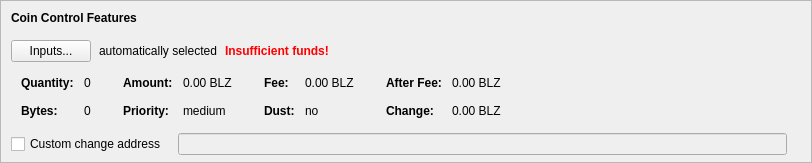
    <widget class="QFrame" name="frameCoinControl">
     <property name="sizePolicy">
      <sizepolicy hsizetype="Expanding" vsizetype="Expanding">
       <horstretch>0</horstretch>
       <verstretch>0</verstretch>
      </sizepolicy>
     </property>
     <property name="maximumSize">
      <size>
       <width>16777215</width>
       <height>16777215</height>
      </size>
     </property>
     <property name="frameShape">
      <enum>QFrame::StyledPanel</enum>
     </property>
     <property name="frameShadow">
      <enum>QFrame::Sunken</enum>
     </property>
     <layout class="QVBoxLayout" name="verticalLayoutCoinControl2">
      <property name="spacing">
       <number>0</number>
      </property>
      <property name="leftMargin">
       <number>0</number>
      </property>
      <property name="topMargin">
       <number>0</number>
      </property>
      <property name="rightMargin">
       <number>0</number>
      </property>
      <property name="bottomMargin">
       <number>6</number>
      </property>
      <item>
       <layout class="QVBoxLayout" name="verticalLayoutCoinControl" stretch="0,0,0,0,1">
        <property name="spacing">
         <number>0</number>
        </property>
        <property name="leftMargin">
         <number>10</number>
        </property>
        <property name="topMargin">
         <number>10</number>
        </property>
        <item>
         <layout class="QHBoxLayout" name="horizontalLayoutCoinControl1">
          <property name="bottomMargin">
           <number>15</number>
          </property>
          <item>
           <widget class="QLabel" name="labelCoinControlFeatures">
            <property name="sizePolicy">
             <sizepolicy hsizetype="Preferred" vsizetype="Maximum">
              <horstretch>0</horstretch>
              <verstretch>0</verstretch>
             </sizepolicy>
            </property>
            <property name="font">
             <font>
              <weight>75</weight>
              <bold>true</bold>
             </font>
            </property>
            <property name="styleSheet">
             <string notr="true">font-weight:bold;</string>
            </property>
            <property name="text">
             <string>Coin Control Features</string>
            </property>
           </widget>
          </item>
         </layout>
        </item>
        <item>
         <layout class="QHBoxLayout" name="horizontalLayoutCoinControl2" stretch="0,0,0,0">
          <property name="spacing">
           <number>8</number>
          </property>
          <property name="bottomMargin">
           <number>10</number>
          </property>
          <item>
           <widget class="QPushButton" name="pushButtonCoinControl">
            <property name="styleSheet">
             <string notr="true"/>
            </property>
            <property name="text">
             <string>Inputs...</string>
            </property>
            <property name="autoDefault">
             <bool>false</bool>
            </property>
           </widget>
          </item>
          <item>
           <widget class="QLabel" name="labelCoinControlAutomaticallySelected">
            <property name="text">
             <string>automatically selected</string>
            </property>
            <property name="margin">
             <number>5</number>
            </property>
           </widget>
          </item>
          <item>
           <widget class="QLabel" name="labelCoinControlInsuffFunds">
            <property name="font">
             <font>
              <weight>75</weight>
              <bold>true</bold>
             </font>
            </property>
            <property name="styleSheet">
             <string notr="true">color:red;font-weight:bold;</string>
            </property>
            <property name="text">
             <string>Insufficient funds!</string>
            </property>
            <property name="margin">
             <number>5</number>
            </property>
           </widget>
          </item>
          <item>
           <spacer name="horizontalSpacerCoinControl">
            <property name="orientation">
             <enum>Qt::Horizontal</enum>
            </property>
            <property name="sizeHint" stdset="0">
             <size>
              <width>40</width>
              <height>1</height>
             </size>
            </property>
           </spacer>
          </item>
         </layout>
        </item>
        <item>
         <widget class="QWidget" name="widgetCoinControl" native="true">
          <property name="sizePolicy">
           <sizepolicy hsizetype="Preferred" vsizetype="Preferred">
            <horstretch>0</horstretch>
            <verstretch>0</verstretch>
           </sizepolicy>
          </property>
          <property name="minimumSize">
           <size>
            <width>0</width>
            <height>0</height>
           </size>
          </property>
          <property name="styleSheet">
           <string notr="true"/>
          </property>
          <layout class="QHBoxLayout" name="horizontalLayoutCoinControl5">
           <property name="leftMargin">
            <number>0</number>
           </property>
           <property name="topMargin">
            <number>0</number>
           </property>
           <property name="rightMargin">
            <number>0</number>
           </property>
           <property name="bottomMargin">
            <number>0</number>
           </property>
           <item>
            <layout class="QHBoxLayout" name="horizontalLayoutCoinControl3" stretch="0,0,0,1">
             <property name="spacing">
              <number>20</number>
             </property>
             <property name="topMargin">
              <number>0</number>
             </property>
             <property name="bottomMargin">
              <number>10</number>
             </property>
             <item>
              <layout class="QFormLayout" name="formLayoutCoinControl1">
               <property name="horizontalSpacing">
                <number>10</number>
               </property>
               <property name="verticalSpacing">
                <number>14</number>
               </property>
               <property name="leftMargin">
                <number>10</number>
               </property>
               <property name="topMargin">
                <number>4</number>
               </property>
               <property name="rightMargin">
                <number>6</number>
               </property>
               <item row="0" column="0">
                <widget class="QLabel" name="labelCoinControlQuantityText">
                 <property name="font">
                  <font>
                   <weight>75</weight>
                   <bold>true</bold>
                  </font>
                 </property>
                 <property name="text">
                  <string>Quantity:</string>
                 </property>
                 <property name="margin">
                  <number>0</number>
                 </property>
                </widget>
               </item>
               <item row="0" column="1">
                <widget class="QLabel" name="labelCoinControlQuantity">
                 <property name="cursor">
                  <cursorShape>IBeamCursor</cursorShape>
                 </property>
                 <property name="contextMenuPolicy">
                  <enum>Qt::ActionsContextMenu</enum>
                 </property>
                 <property name="text">
                  <string notr="true">0</string>
                 </property>
                 <property name="margin">
                  <number>0</number>
                 </property>
                 <property name="textInteractionFlags">
                  <set>Qt::LinksAccessibleByMouse|Qt::TextSelectableByKeyboard|Qt::TextSelectableByMouse</set>
                 </property>
                </widget>
               </item>
               <item row="1" column="0">
                <widget class="QLabel" name="labelCoinControlBytesText">
                 <property name="font">
                  <font>
                   <weight>75</weight>
                   <bold>true</bold>
                  </font>
                 </property>
                 <property name="text">
                  <string>Bytes:</string>
                 </property>
                </widget>
               </item>
               <item row="1" column="1">
                <widget class="QLabel" name="labelCoinControlBytes">
                 <property name="cursor">
                  <cursorShape>IBeamCursor</cursorShape>
                 </property>
                 <property name="contextMenuPolicy">
                  <enum>Qt::ActionsContextMenu</enum>
                 </property>
                 <property name="text">
                  <string notr="true">0</string>
                 </property>
                 <property name="textInteractionFlags">
                  <set>Qt::LinksAccessibleByMouse|Qt::TextSelectableByKeyboard|Qt::TextSelectableByMouse</set>
                 </property>
                </widget>
               </item>
              </layout>
             </item>
             <item>
              <layout class="QFormLayout" name="formLayoutCoinControl2">
               <property name="horizontalSpacing">
                <number>10</number>
               </property>
               <property name="verticalSpacing">
                <number>14</number>
               </property>
               <property name="leftMargin">
                <number>6</number>
               </property>
               <property name="topMargin">
                <number>4</number>
               </property>
               <property name="rightMargin">
                <number>6</number>
               </property>
               <item row="0" column="0">
                <widget class="QLabel" name="labelCoinControlAmountText">
                 <property name="font">
                  <font>
                   <weight>75</weight>
                   <bold>true</bold>
                  </font>
                 </property>
                 <property name="text">
                  <string>Amount:</string>
                 </property>
                 <property name="margin">
                  <number>0</number>
                 </property>
                </widget>
               </item>
               <item row="0" column="1">
                <widget class="QLabel" name="labelCoinControlAmount">
                 <property name="cursor">
                  <cursorShape>IBeamCursor</cursorShape>
                 </property>
                 <property name="contextMenuPolicy">
                  <enum>Qt::ActionsContextMenu</enum>
                 </property>
                 <property name="text">
                  <string notr="true">0.00 BLZ</string>
                 </property>
                 <property name="textInteractionFlags">
                  <set>Qt::LinksAccessibleByMouse|Qt::TextSelectableByKeyboard|Qt::TextSelectableByMouse</set>
                 </property>
                </widget>
               </item>
               <item row="1" column="0">
                <widget class="QLabel" name="labelCoinControlPriorityText">
                 <property name="font">
                  <font>
                   <weight>75</weight>
                   <bold>true</bold>
                  </font>
                 </property>
                 <property name="text">
                  <string>Priority:</string>
                 </property>
                </widget>
               </item>
               <item row="1" column="1">
                <widget class="QLabel" name="labelCoinControlPriority">
                 <property name="cursor">
                  <cursorShape>IBeamCursor</cursorShape>
                 </property>
                 <property name="contextMenuPolicy">
                  <enum>Qt::ActionsContextMenu</enum>
                 </property>
                 <property name="text">
                  <string notr="true">medium</string>
                 </property>
                 <property name="textInteractionFlags">
                  <set>Qt::LinksAccessibleByMouse|Qt::TextSelectableByKeyboard|Qt::TextSelectableByMouse</set>
                 </property>
                </widget>
               </item>
              </layout>
             </item>
             <item>
              <layout class="QFormLayout" name="formLayoutCoinControl3">
               <property name="horizontalSpacing">
                <number>10</number>
               </property>
               <property name="verticalSpacing">
                <number>14</number>
               </property>
               <property name="leftMargin">
                <number>6</number>
               </property>
               <property name="topMargin">
                <number>4</number>
               </property>
               <property name="rightMargin">
                <number>6</number>
               </property>
               <item row="0" column="0">
                <widget class="QLabel" name="labelCoinControlFeeText">
                 <property name="font">
                  <font>
                   <weight>75</weight>
                   <bold>true</bold>
                  </font>
                 </property>
                 <property name="text">
                  <string>Fee:</string>
                 </property>
                 <property name="margin">
                  <number>0</number>
                 </property>
                </widget>
               </item>
               <item row="0" column="1">
                <widget class="QLabel" name="labelCoinControlFee">
                 <property name="cursor">
                  <cursorShape>IBeamCursor</cursorShape>
                 </property>
                 <property name="contextMenuPolicy">
                  <enum>Qt::ActionsContextMenu</enum>
                 </property>
                 <property name="text">
                  <string notr="true">0.00 BLZ</string>
                 </property>
                 <property name="textInteractionFlags">
                  <set>Qt::LinksAccessibleByMouse|Qt::TextSelectableByKeyboard|Qt::TextSelectableByMouse</set>
                 </property>
                </widget>
               </item>
               <item row="1" column="0">
                <widget class="QLabel" name="labelCoinControlLowOutputText">
                 <property name="font">
                  <font>
                   <weight>75</weight>
                   <bold>true</bold>
                  </font>
                 </property>
                 <property name="text">
                  <string>Dust:</string>
                 </property>
                </widget>
               </item>
               <item row="1" column="1">
                <widget class="QLabel" name="labelCoinControlLowOutput">
                 <property name="cursor">
                  <cursorShape>IBeamCursor</cursorShape>
                 </property>
                 <property name="contextMenuPolicy">
                  <enum>Qt::ActionsContextMenu</enum>
                 </property>
                 <property name="text">
                  <string notr="true">no</string>
                 </property>
                 <property name="textInteractionFlags">
                  <set>Qt::LinksAccessibleByMouse|Qt::TextSelectableByKeyboard|Qt::TextSelectableByMouse</set>
                 </property>
                </widget>
               </item>
              </layout>
             </item>
             <item>
              <layout class="QFormLayout" name="formLayoutCoinControl4">
               <property name="horizontalSpacing">
                <number>10</number>
               </property>
               <property name="verticalSpacing">
                <number>14</number>
               </property>
               <property name="leftMargin">
                <number>6</number>
               </property>
               <property name="topMargin">
                <number>4</number>
               </property>
               <property name="rightMargin">
                <number>6</number>
               </property>
               <item row="0" column="0">
                <widget class="QLabel" name="labelCoinControlAfterFeeText">
                 <property name="font">
                  <font>
                   <weight>75</weight>
                   <bold>true</bold>
                  </font>
                 </property>
                 <property name="text">
                  <string>After Fee:</string>
                 </property>
                 <property name="margin">
                  <number>0</number>
                 </property>
                </widget>
               </item>
               <item row="0" column="1">
                <widget class="QLabel" name="labelCoinControlAfterFee">
                 <property name="cursor">
                  <cursorShape>IBeamCursor</cursorShape>
                 </property>
                 <property name="contextMenuPolicy">
                  <enum>Qt::ActionsContextMenu</enum>
                 </property>
                 <property name="text">
                  <string notr="true">0.00 BLZ</string>
                 </property>
                 <property name="textInteractionFlags">
                  <set>Qt::LinksAccessibleByMouse|Qt::TextSelectableByKeyboard|Qt::TextSelectableByMouse</set>
                 </property>
                </widget>
               </item>
               <item row="1" column="0">
                <widget class="QLabel" name="labelCoinControlChangeText">
                 <property name="font">
                  <font>
                   <weight>75</weight>
                   <bold>true</bold>
                  </font>
                 </property>
                 <property name="text">
                  <string>Change:</string>
                 </property>
                </widget>
               </item>
               <item row="1" column="1">
                <widget class="QLabel" name="labelCoinControlChange">
                 <property name="cursor">
                  <cursorShape>IBeamCursor</cursorShape>
                 </property>
                 <property name="contextMenuPolicy">
                  <enum>Qt::ActionsContextMenu</enum>
                 </property>
                 <property name="text">
                  <string notr="true">0.00 BLZ</string>
                 </property>
                 <property name="textInteractionFlags">
                  <set>Qt::LinksAccessibleByMouse|Qt::TextSelectableByKeyboard|Qt::TextSelectableByMouse</set>
                 </property>
                </widget>
               </item>
              </layout>
             </item>
            </layout>
           </item>
          </layout>
         </widget>
        </item>
        <item>
         <layout class="QHBoxLayout" name="horizontalLayoutCoinControl4" stretch="0,0,0">
          <property name="spacing">
           <number>12</number>
          </property>
          <property name="sizeConstraint">
           <enum>QLayout::SetDefaultConstraint</enum>
          </property>
          <property name="topMargin">
           <number>5</number>
          </property>
          <property name="rightMargin">
           <number>5</number>
          </property>
          <item>
           <widget class="QCheckBox" name="checkBoxCoinControlChange">
            <property name="toolTip">
             <string>If this is activated, but the change address is empty or invalid, change will be sent to a newly generated address.</string>
            </property>
            <property name="text">
             <string>Custom change address</string>
            </property>
           </widget>
          </item>
          <item>
           <widget class="QValidatedLineEdit" name="lineEditCoinControlChange">
            <property name="enabled">
             <bool>false</bool>
            </property>
            <property name="sizePolicy">
             <sizepolicy hsizetype="Expanding" vsizetype="Fixed">
              <horstretch>0</horstretch>
              <verstretch>0</verstretch>
             </sizepolicy>
            </property>
           </widget>
          </item>
          <item>
           <widget class="QLabel" name="labelCoinControlChangeLabel">
            <property name="sizePolicy">
             <sizepolicy hsizetype="Preferred" vsizetype="Expanding">
              <horstretch>0</horstretch>
              <verstretch>0</verstretch>
             </sizepolicy>
            </property>
            <property name="minimumSize">
             <size>
              <width>0</width>
              <height>0</height>
             </size>
            </property>
            <property name="text">
             <string/>
            </property>
            <property name="margin">
             <number>3</number>
            </property>
           </widget>
          </item>
         </layout>
        </item>
        <item>
         <spacer name="verticalSpacerCoinControl">
          <property name="orientation">
           <enum>Qt::Vertical</enum>
          </property>
          <property name="sizeHint" stdset="0">
           <size>
            <width>800</width>
            <height>1</height>
           </size>
          </property>
         </spacer>
        </item>
       </layout>
      </item>
     </layout>
    </widget>
